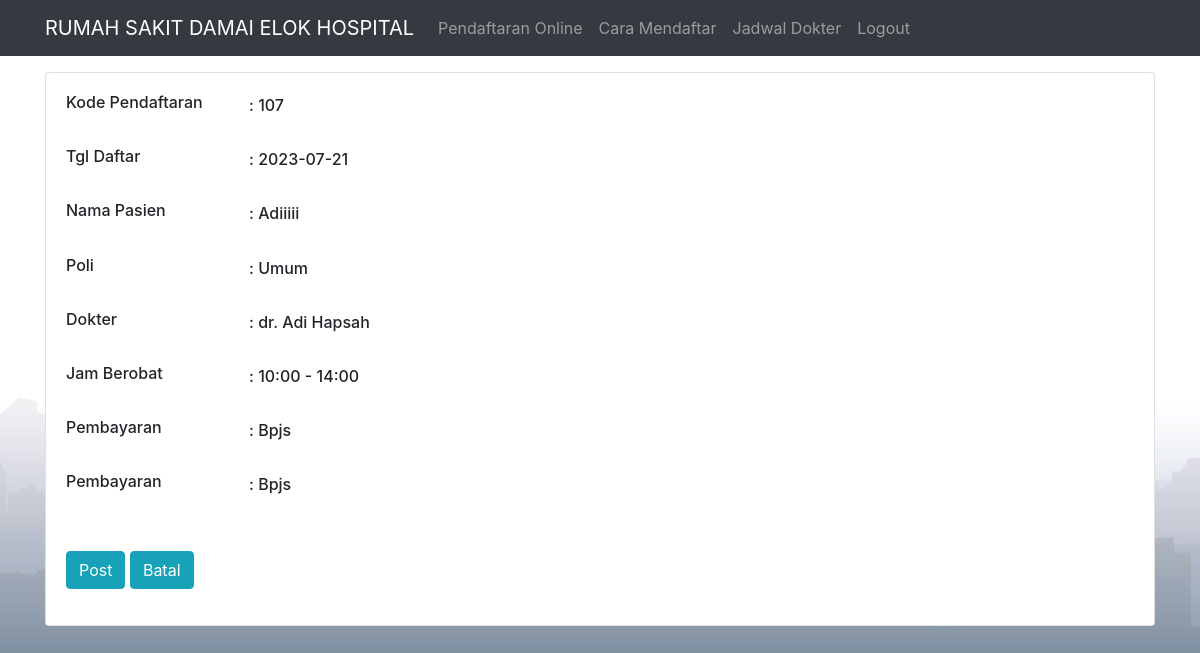
/detail.php?kode_pendaftaran=107 (signed in), run on the app's committed database.
### tables this page shows
CREATE TABLE `pasien` (
  `kode_pendaftaran` int(10) NOT NULL,
  `username` varchar(10) NOT NULL,
  `tgl_daftar` date NOT NULL,
  `id_poli` int(5) NOT NULL,
  `id_dokter` int(3) NOT NULL,
  `id_jam` int(5) NOT NULL,
  `jenis_pembayaran` varchar(30) NOT NULL,
  `no_rm` varchar(20) NOT NULL,
  `nama` varchar(50) NOT NULL,
  `jk` varchar(20) NOT NULL,
  `tlahir` varchar(50) NOT NULL,
  `nohp` varchar(15) NOT NULL,
  `ttl` date NOT NULL,
  `pekerjaan` varchar(50) NOT NULL,
  `alamat` varchar(500) NOT NULL,
  `wnama` varchar(50) NOT NULL,
  `wjk` varchar(10) NOT NULL,
  `walamat` varchar(500) NOT NULL,
  `wnohp` varchar(15) NOT NULL,
  `status` varchar(40) NOT NULL,
  `diagnosa` varchar(255) DEFAULT NULL
);

CREATE TABLE `poliklinik` (
  `id_poli` int(3) NOT NULL,
  `nama_poli` varchar(30) NOT NULL,
  `status` int(3) NOT NULL
);

CREATE TABLE `dokter` (
  `id_dokter` int(3) NOT NULL,
  `nama_dokter` varchar(30) NOT NULL,
  `id_poli` int(3) NOT NULL,
  `status` int(11) NOT NULL,
  `level` enum('spesialis','umum') NOT NULL DEFAULT 'umum'
);

CREATE TABLE `jam` (
  `id_jam` int(5) NOT NULL,
  `jam` varchar(25) NOT NULL,
  `id_poli` int(3) NOT NULL,
  `id_dokter` int(5) NOT NULL,
  `status` int(11) NOT NULL
);

### functions.php (called while the page is built, shortened)
<?php
$db = mysqli_connect("localhost", "root", "", "sirusakdeh_db");
function query($query) {
  global $db;
  $result = mysqli_query($db, $query);
  $rows = [];
  while ($row = mysqli_fetch_assoc($result)) {
      $rows[] = $row;
  }
  return $rows;
}
   ?>

### detail.php (the view, shortened to what this page needs)
<?php
require 'functions.php';
$kode_pendaftaran = $_GET["kode_pendaftaran"];
$validasi_pasien = query("SELECT pasien.kode_pendaftaran,pasien.tgl_daftar,pasien.nama,poliklinik.nama_poli,dokter.nama_dokter,jam.jam,pasien.jenis_pembayaran,pasien.status from pasien join poliklinik on pasien.id_poli=poliklinik.id_poli join dokter on pasien.id_dokter=dokter.id_dokter join jam on pasien.id_jam=jam.id_jam where kode_pendaftaran=$kode_pendaftaran")[0];
 ?>
<!DOCTYPE html>
<html>
<head>
    <link rel="stylesheet" href="css/bootstrap.min.css" />
</head>
<body background="img/backgroundps.jpg" class="mt-3">
  <nav class="navbar fixed-top navbar-expand-lg navbar-dark bg-dark">
    <div class="container">
      <a class="navbar-brand" href="">RUMAH SAKIT DAMAI ELOK HOSPITAL</a>
      <div class="collapse navbar-collapse" id="navbarNav">
        <ul class="navbar-nav">
          <li class="nav-item">
            <a class="nav-link" href="index.php">Pendaftaran Online<span class="sr-only">(current)</span></a>
          </li>
          <li class="nav-item">
            <a class="nav-link" href="pasien_caradaftar.php">Cara Mendaftar</a>
          </li>
          <li class="nav-item">
            <a class="nav-link" href="pasien_jadwal_posting.php">Jadwal Dokter</a>
          </li>
      <li class="nav-item">
      <a class="nav-link" href="logout.php">Logout</a>
    </li>
    </ul>
  </div>
  </div>
  </nav>
          <div class="">
                  <div class="container">
                <div class="row">
                  <div class="col text-center">
                    <h5>Data Pasien</h5>
                  </div>
                </div>
<br>
  <div class="card">
    <div class="card-body">
      <div class="row">
        <div class="col md">
          <form class="" action="" method="post">
            <div class="form-group row">
              <label for="kode_pendaftaran" class="col-sm-2"><h6>Kode Pendaftaran</h6></label>
            <div class="col-sm-5">
              <label for="kode_pendaftaran" name="kode_pendaftaran"><h6>: <?= $validasi_pasien["kode_pendaftaran"];?></h6></label>
            </div>
            </div>
            <div class="form-group row">
              <label for="tgl_daftar" class="col-sm-2"><h6>Tgl Daftar</h6></label>
            <div class="col-sm-5">
              <label for="tgl_daftar"><h6>: <?= $validasi_pasien["tgl_daftar"];?></h6></label>
            </div>
            </div>
            <div class="form-group row">
              <label for="nama" class="col-sm-2"><h6>Nama Pasien</h6></label>
            <div class="col-sm-5">
              <label for="nama"><h6>: <?= $validasi_pasien["nama"];?></h6></label>
            </div>
            </div>
            <div class="form-group row">
              <label for="nama_poli" class="col-sm-2"><h6>Poli</h6></label>
            <div class="col-sm-5">
              <label for="nama_poli"><h6>: <?= $validasi_pasien["nama_poli"];?></h6></label>
            </div>
            </div>
            <div class="form-group row">
              <label for="nama_dokter" class="col-sm-2"><h6>Dokter</h6></label>
            <div class="col-sm-5">
              <label for="nama_dokter"><h6>: <?= $validasi_pasien["nama_dokter"];?></h6></label>
            </div>
            </div>
            <div class="form-group row">
              <label for="jam" class="col-sm-2"><h6>Jam Berobat</h6></label>
            <div class="col-sm-5">
              <label for="jam"><h6>: <?= $validasi_pasien["jam"];?></h6></label>
            </div>
            </div>
            <div class="form-group row">
              <label for="jenis_pembayaran" class="col-sm-2"><h6>Pembayaran</h6></label>
            <div class="col-sm-5">
              <label for="jenis_pembayaran"><h6>: <?= $validasi_pasien["jenis_pembayaran"];?></h6></label>
            </div>
            </div>
            <div class="form-group row">
              <label for="jenis_pembayaran" class="col-sm-2"><h6>Pembayaran</h6></label>
            <div class="col-sm-5">
              <label for="jenis_pembayaran"><h6>: <?= $validasi_pasien["jenis_pembayaran"];?></h6></label>
            </div>
            </div>
            <div class="form-group">
              <br>
            <button type="submit" name="post" class="btn btn-info">Post</button>
            <button type="submit" name="batal" class="btn btn-info"><a href="data_pemohon.php" class="text-reset" style="text-decoration:none">Batal</a></button>
            </div>
            </div>
                </div>
            </div>
        </div>
          </div>
      </div>
</body>
</html>

### data on the page
pasien: kode_pendaftaran "107", tgl_daftar "2023-07-21", nama "Adiiiii", id_poli.nama_poli "Umum", id_dokter.nama_dokter "dr. Adi Hapsah", id_jam.jam "10:00 - 14:00", jenis_pembayaran "Bpjs"
